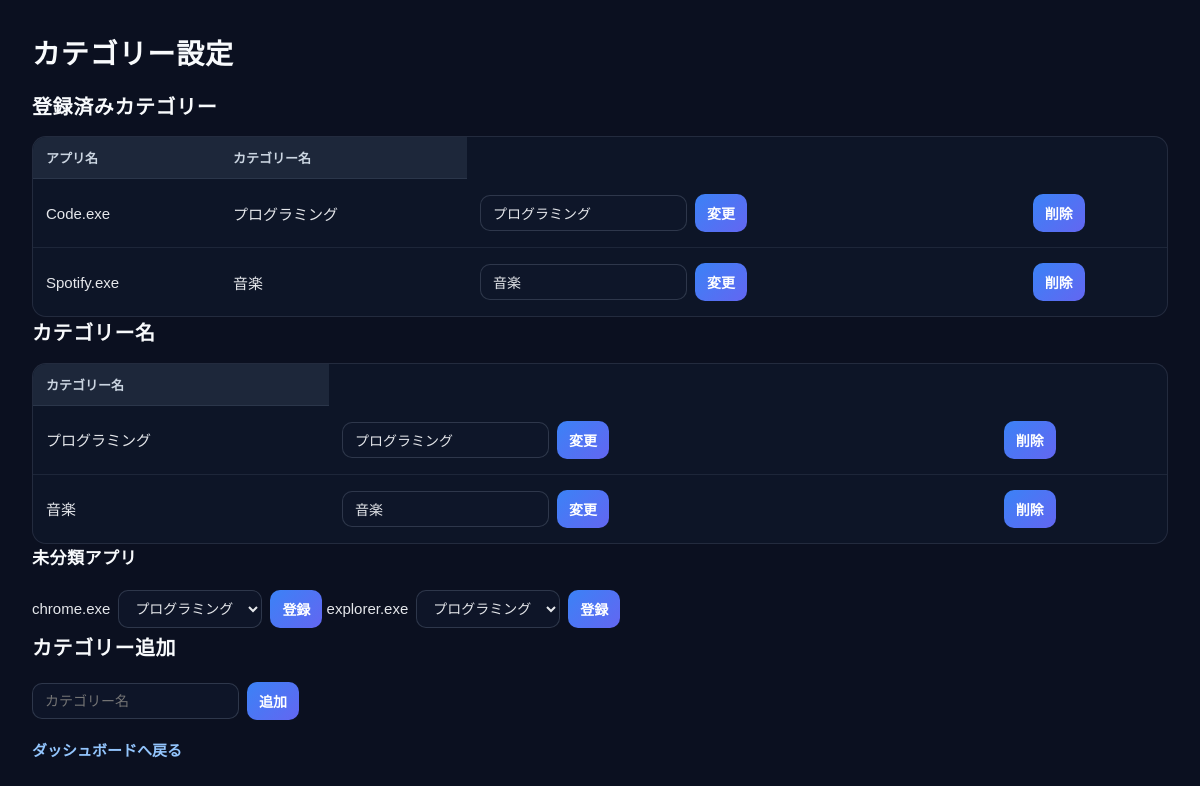
The page /categories on the database its author committed.
### tables this page shows
CREATE TABLE app_categories(
            id INTEGER PRIMARY KEY AUTOINCREMENT,
            app_name TEXT NOT NULL UNIQUE,
            category_name TEXT NOT NULL);

CREATE TABLE category_names(
            id INTEGER PRIMARY KEY AUTOINCREMENT,
            name TEXT NOT NULL UNIQUE);

### app.py (the view, shortened to what this page needs)
@app.route("/categories",methods=["POST","GET"])
def categories():
    categories=get_app_categories()
    uncategorized_apps=get_uncategorized_apps()
    category_names=get_category_names()
    return render_template("categories.html",categories=categories,uncategorized_apps=uncategorized_apps,category_names=category_names)

### app.py (called while the page is built)
def get_app_categories():
    conn=sqlite3.connect(DB_NAME)
    cur=conn.cursor()
    cur.execute("""
        SELECT app_name, category_name
        FROM app_categories
        ORDER BY app_name""")
    categories=cur.fetchall()
    conn.close()
    return categories

def get_uncategorized_apps():
    conn=sqlite3.connect(DB_NAME)
    cur=conn.cursor()
    cur.execute("""
        SELECT DISTINCT app_name
        FROM activity_logs
        WHERE app_name NOT IN (
            SELECT app_name FROM app_categories)
            ORDER BY app_name
                """)
    apps=cur.fetchall()
    conn.close()
    return apps

def get_category_names():
    conn=sqlite3.connect(DB_NAME)
    cur=conn.cursor()
    cur.execute("""
        SELECT name FROM category_names ORDER BY name""")
    names=cur.fetchall()
    conn.close()
    return names

### templates/categories.html (shortened to what this page needs)
<!DOCTYPE html>
<html>
<head>
    <link rel="stylesheet"
          href="{{ url_for('static',filename='style.css')}}">
</head>
<body>
        <h1>カテゴリー設定</h1>
        <h2>登録済みカテゴリー</h2>
        <table>
            <tr>
                <th>アプリ名</th>
                <th>カテゴリー名</th>
            </tr>
            {% for app_name,category_name in categories %}
            <tr>
                <td>{{app_name}}</td>
                <td>{{category_name}}</td>
                <td>
                    <form action="{{url_for('edit_category',app_name=app_name)}}"method="POST">
                        <input type="text" name="category_name" value="{{category_name}}"required>
                        <button type="submit">変更</button>
                    </form>
                </td>
                <td>
                    <form action="{{url_for('delete_category',app_name=app_name)}}"method="POST">
                        <button type="submit">削除</button>
                    </form>
                </td>
            </tr>
            {% endfor %}
        </table>
        <h2>カテゴリー名</h2>
        <table>
            <tr>
                <th>カテゴリー名</th>
            </tr>
                    {% for name in category_names %}
                    <tr>
                    <td>{{name[0]}}</td>
                    <td>
                        <form method="POST">
                            <input type="text" name="new_name" value="{{name[0]}}" required>
                            <button type="submit">変更</button>
                        </form>
                    </td>
                    <td>
                        <form method="POST">
                            <button type="submit">削除</button>
                        </form>
                    </td>
                    </tr>
                    {% endfor %}
        </table>
        <h3>未分類アプリ</h3>
        {% if uncategorized_apps %}
            {% for app in uncategorized_apps %}
                <form method="POST">
                    {{ app[0]}}
                    <select name="category_name" required>
                    {% for name in category_names %}
                        <option value="{{ name[0] }}">{{name[0]}}</option>
                    {% endfor %}
                    </select>
                    <button type="submit">登録</button>
                </form>
            {% endfor %}
        {% else %}
            <p>未分類のアプリはありません</p>
        {% endif %}
        <h2>カテゴリー追加</h2>
        <form method="POST">
            <input type="text" name="name" placeholder="カテゴリー名" required>
            <button type="submit">追加</button>
        </form>
        <p><a href="{{url_for('home')}}">ダッシュボードへ戻る</a></p>
</body>
</html>

### static/style.css (style rules this page uses)
* { box-sizing: border-box; }
body { margin: 0; padding: 32px; background: #0b1020; color: #e5e7eb; font-family: "Yu Gothic", "Hiragino Sans", "Meiryo", sans-serif; font-size: 15px; }
h1, h2, h3 { margin-top: 0; color: #f8fafc; letter-spacing: 0.03em; }
h1 { font-size: 28px; }
h2 { font-size: 20px; }
h3 { font-size: 17px; }
table { width: 100%; border-collapse: separate; border-spacing: 0; overflow: hidden; background: rgba(15, 23, 42, 0.75); border: 1px solid rgba(148, 163, 184, 0.16); border-radius: 14px; }
th, td { padding: 11px 13px; text-align: left; border-bottom: 1px solid rgba(148, 163, 184, 0.12); }
th { color: #cbd5e1; background: rgba(30, 41, 59, 0.95); font-weight: 600; font-size: 13px; }
td { color: #e5e7eb; }
tr:last-child td { border-bottom: none; }
button, select, input[type="text"] { font-family: inherit; font-size: 14px; border: 1px solid rgba(148, 163, 184, 0.24); border-radius: 10px; background: rgba(15, 23, 42, 0.95); color: #e5e7eb; padding: 9px 12px; }
button { cursor: pointer; background: linear-gradient(135deg, #3b82f6, #6366f1); border: none; color: white; font-weight: 600; transition: 0.15s; }
a { color: #93c5fd; text-decoration: none; font-weight: 600; }
form { display: inline-flex; align-items: center; gap: 8px; flex-wrap: wrap; margin: 4px 0; }

### rows shown on the page
app_categories: app_name "Code.exe", category_name "プログラミング"
app_categories: app_name "Spotify.exe", category_name "音楽"
category_names: name "プログラミング", new_name "プログラミング"
category_names: name "音楽", new_name "音楽"

### other values the page prints
{{ app[0] }} "chrome.exe" "explorer.exe"
form field category_name "プログラミング"
